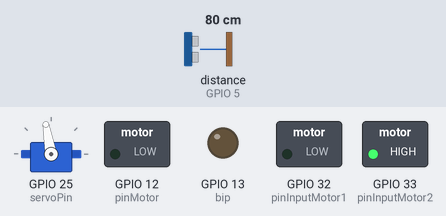
The sketch below on a simulated ESP32. Parts: servo, switched loads named in the sketch (green lamp = pin HIGH), output pins drawn as LEDs (lit = HIGH). Wiring (inferred from the names in the program): ultrasonic range finder: trigger GPIO 4; echo GPIO 5. Inputs (shaded band) come from the test bench; at power-on: distance to the obstacle (sensor on GPIO 5) 80 cm. The echo pulse lasts 58.3 µs per cm; nothing arrives over Bluetooth unless stated; pins used as bus, display or sensor lines are not drawn; what the sketch prints to the serial monitor is not drawn.

Above: at 0.1 s.
Timing chart, 0 to 1.6 s (numbered marks = the images above):
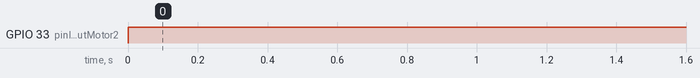

The sketch:

arduinoCode.ino
```cpp
#include <PS4Controller.h>
#include <ESP32Servo.h>

Servo myservo;
int pos = 0;
int servoPin = 25;
int val = 0;

bool pressed = false;

#define trigPin 4
#define echoPin 5
#define bip 13

float duration;
float distance;

int pinMotor = 12;
int vel = 0;
int pinInputMotor1 = 32;
int pinInputMotor2 = 33;
unsigned long lastTimeStamp = 0;

void notify() {
    if (PS4.Cross() && (millis() - lastTimeStamp > 200)) {
        pressed = !pressed;
        lastTimeStamp = millis();
    }
}

void motorDc() {
    if (PS4.LStickY() < 0) {
        digitalWrite(pinInputMotor1, HIGH);
        digitalWrite(pinInputMotor2, LOW);
    } else {
        digitalWrite(pinInputMotor1, LOW);
        digitalWrite(pinInputMotor2, HIGH);
    }

    vel = PS4.LStickY() > 0 ? PS4.LStickY() : PS4.LStickY() * (-1);
    vel = map(vel, 0, 128, 0, 255);
    analogWrite(pinMotor, vel);
}

void servoM() {
    val = map(PS4.RStickX(), -128, 128, 150, 50);
    myservo.write(val);
}

void setup() {
    pinMode(trigPin, OUTPUT);
    pinMode(echoPin, INPUT);
    pinMode(bip, OUTPUT);

    Serial.begin(115200);
    PS4.attach(notify);
    PS4.begin();
    Serial.println("Ready.");

    myservo.setPeriodHertz(50);
    myservo.attach(servoPin, 500, 2400);

    pinMode(pinMotor, OUTPUT);
    pinMode(pinInputMotor1, OUTPUT);
    pinMode(pinInputMotor2, OUTPUT);
}

void loop() {
    servoM();
    motorDc();

    digitalWrite(trigPin, LOW);
    delayMicroseconds(2);
    digitalWrite(trigPin, HIGH);
    delayMicroseconds(10);
    digitalWrite(trigPin, LOW);

    duration = pulseIn(echoPin, HIGH);
    distance = duration * 0.034 / 2;

    if (pressed && (distance < 10)) {
        digitalWrite(bip, HIGH);
    } else {
        digitalWrite(bip, LOW);
    }
}
```

Measured:
- by itself, GPIO 33 (pinInputMotor2): LOW → HIGH at 0.00 s
